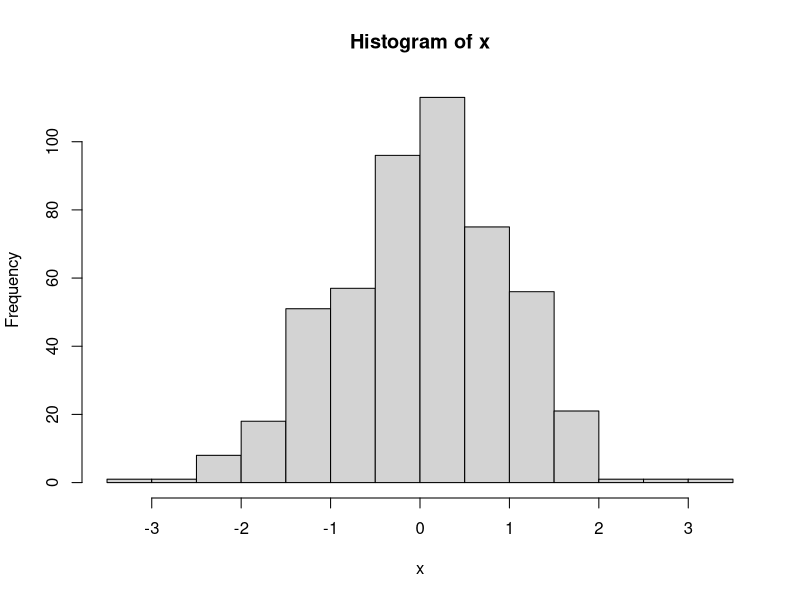

R code for this plot:
## ---- chunk 1
##This Invisible Chunk is required in all CRMDA documents
outdir <- paste0("tmpout")
if (!file.exists(outdir)) dir.create(outdir, recursive = TRUE)
knitr::opts_chunk$set(echo=TRUE, comment=NA, fig.path=paste0(outdir, "/p-"))
options(width = 70)
## ---- chunk 2
x <- rnorm(500)
hist(x)
## ---- chunk 3
mean(x)
## ---- chunk 4
sessionInfo()
## ---- chunk 5
if(!is.null(warnings())){
    print("Warnings:")
    warnings()
}
